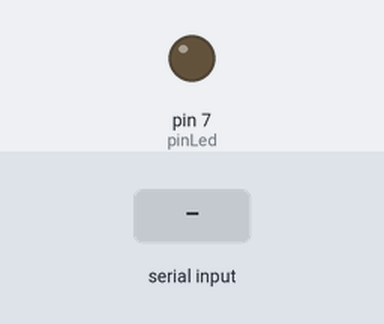
This sketch was run on a simulated Arduino Uno, built with avr-gcc and run on an emulated ATmega328P. Parts: output pins drawn as LEDs (lit = HIGH). The inputs (shaded band) are chosen by the test bench.

Above: at 1.2 s.
1.3 s: "1" received over Serial
At 2.3 s:
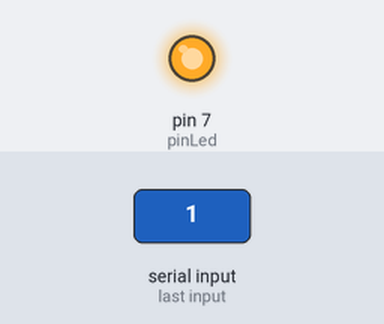
Timing chart, 0 to 7.8 s (numbered marks = the images above; inputs shaded):
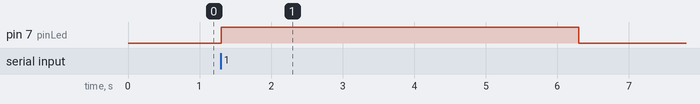

The sketch:

Arduino-on-relay-and-receive-bits.ino
```cpp
const int pinLed = 7;
void setup() {
  Serial.begin(115200);
  pinMode(pinLed, OUTPUT);

}

void loop() {
  if (Serial.available()>0)
  {
    char option = Serial.read();
    if (option='1')
    {
      digitalWrite(pinLed, HIGH);
      delay(5000);
      digitalWrite(pinLed, LOW);
      delay(6000);
    }
  }
}
```

Measured:
- after the input at 1.3 s, pin 7 (pinLed): LOW → HIGH at once, → LOW 5.0 s later
